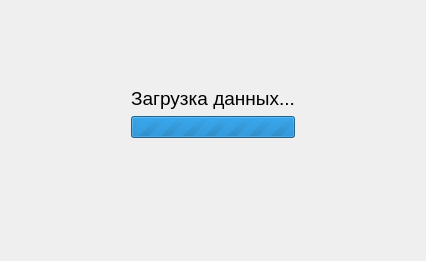
<?xml version="1.0" encoding="UTF-8"?>
<ui version="4.0">
 <class>preloaderWidgetForm</class>
 <widget class="QWidget" name="preloaderWidgetForm">
  <property name="geometry">
   <rect>
    <x>0</x>
    <y>0</y>
    <width>426</width>
    <height>261</height>
   </rect>
  </property>
  <property name="windowTitle">
   <string>Form</string>
  </property>
  <property name="styleSheet">
   <string notr="true"/>
  </property>
  <layout class="QGridLayout" name="gridLayout">
   <property name="margin">
    <number>0</number>
   </property>
   <item row="0" column="0">
    <spacer name="horizontalSpacer">
     <property name="orientation">
      <enum>Qt::Horizontal</enum>
     </property>
     <property name="sizeHint" stdset="0">
      <size>
       <width>40</width>
       <height>20</height>
      </size>
     </property>
    </spacer>
   </item>
   <item row="0" column="1">
    <layout class="QVBoxLayout" name="verticalLayout_6">
     <property name="topMargin">
      <number>0</number>
     </property>
     <property name="bottomMargin">
      <number>36</number>
     </property>
     <item>
      <spacer name="verticalSpacer">
       <property name="orientation">
        <enum>Qt::Vertical</enum>
       </property>
       <property name="sizeHint" stdset="0">
        <size>
         <width>20</width>
         <height>40</height>
        </size>
       </property>
      </spacer>
     </item>
     <item>
      <widget class="QLabel" name="loadingLabel">
       <property name="font">
        <font>
         <family>Helvetica</family>
         <pointsize>14</pointsize>
        </font>
       </property>
       <property name="styleSheet">
        <string notr="true"/>
       </property>
       <property name="text">
        <string>Загрузка данных...</string>
       </property>
       <property name="alignment">
        <set>Qt::AlignCenter</set>
       </property>
      </widget>
     </item>
     <item>
      <widget class="QProgressBar" name="progressBar">
       <property name="maximum">
        <number>0</number>
       </property>
       <property name="value">
        <number>0</number>
       </property>
       <property name="alignment">
        <set>Qt::AlignCenter</set>
       </property>
       <property name="textVisible">
        <bool>false</bool>
       </property>
      </widget>
     </item>
     <item>
      <spacer name="verticalSpacer_2">
       <property name="orientation">
        <enum>Qt::Vertical</enum>
       </property>
       <property name="sizeHint" stdset="0">
        <size>
         <width>20</width>
         <height>40</height>
        </size>
       </property>
      </spacer>
     </item>
    </layout>
   </item>
   <item row="0" column="2">
    <spacer name="horizontalSpacer_2">
     <property name="orientation">
      <enum>Qt::Horizontal</enum>
     </property>
     <property name="sizeHint" stdset="0">
      <size>
       <width>40</width>
       <height>20</height>
      </size>
     </property>
    </spacer>
   </item>
  </layout>
 </widget>
 <resources/>
 <connections/>
</ui>
